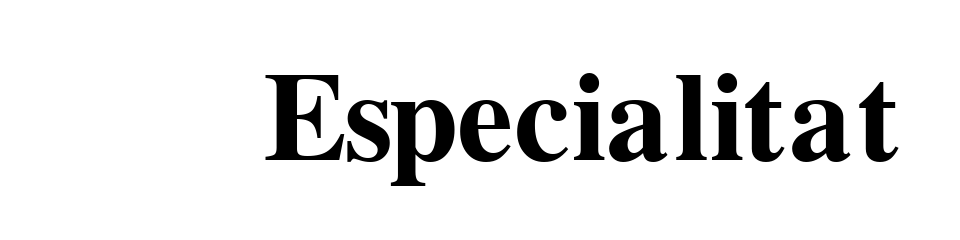

The code cell stored with this chart in its notebook:
### Markdown cell above
## Evolució de la Plantilla per centre

Nombre de professors per especialitat a cada centre.

### Code cell
import altair as alt

data = df_girona.groupby(["Curs", "NOM_MUNICIPI", "COD_LLOC"])["TOT_DOT"].sum().reset_index()

base = alt.Chart(data).encode(
    alt.Y("sum(TOT_DOT)",title="Dotació", stack='zero'),
    alt.X("Curs:N", title=""),
)

bars = base.mark_bar().encode(
    alt.Color("COD_LLOC", title="Especialitat"),
)

text_detall = base.mark_text(dy=10, color='white').encode(
    detail='COD_LLOC:N',
    text=alt.Text('sum(TOT_DOT):Q')
)

alt.layer(
        bars, text_detall
    ).facet(
        facet=alt.Column('NOM_MUNICIPI', title=""),
        columns=5
    ).interactive()

### Figure 1 — Vega-Lite specification as saved in the notebook (floating-point values rounded to 4 significant figures)
{"config": {"view": {"continuousWidth": 300, "continuousHeight": 300}}, "data": {"name": "data-d751713988987e9331980363e24189ce"}, "facet": {"field": "NOM_MUNICIPI", "title": "", "type": "nominal"}, "spec": {"layer": [{"mark": {"type": "bar"}, "encoding": {"color": {"field": "COD_LLOC", "title": "Especialitat", "type": "nominal"}, "x": {"field": "Curs", "title": "", "type": "nominal"}, "y": {"aggregate": "sum", "field": "TOT_DOT", "stack": "zero", "title": "Dotació", "type": "quantitative"}}, "name": "view_7"}, {"mark": {"type": "text", "color": "white", "dy": 10}, "encoding": {"detail": {"field": "COD_LLOC", "type": "nominal"}, "text": {"aggregate": "sum", "field": "TOT_DOT", "type": "quantitative"}, "x": {"field": "Curs", "title": "", "type": "nominal"}, "y": {"aggregate": "sum", "field": "TOT_DOT", "stack": "zero", "title": "Dotació", "type": "quantitative"}}}]}, "columns": 5, "params": [{"name": "param_7", "select": {"type": "interval", "encodings": ["x", "y"]}, "bind": "scales", "views": ["view_7"]}], "$schema": "https://vega.github.io/schema/vega-lite/v5.8.0.json", "datasets": {"data-d751713988987e9331980363e24189ce": []}}
